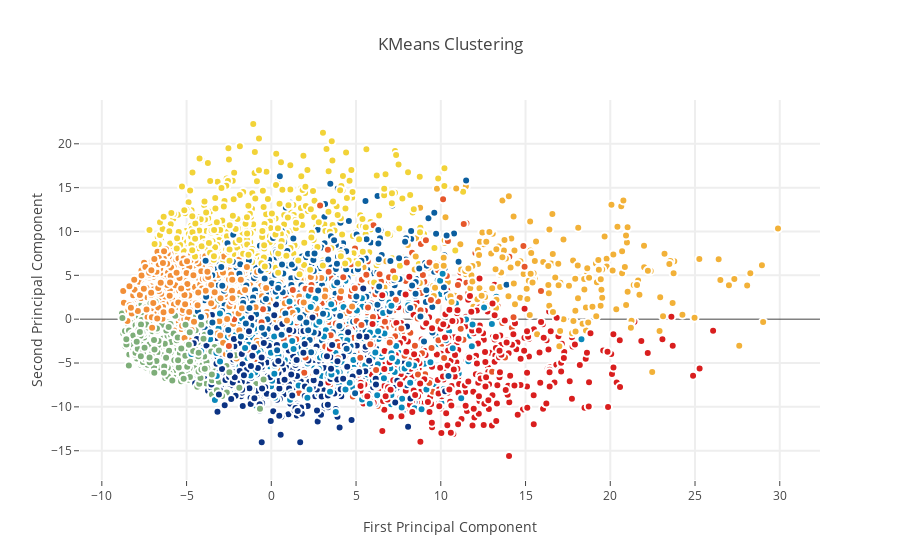

The cell this chart's notebook holds for it:
### Code cell
from sklearn.cluster import KMeans # KMeans clustering 
# Set a KMeans clustering with 9 components ( 9 chosen sneakily ;) as hopefully we get back our 9 class labels)
kmeans = KMeans(n_clusters=9)
# Compute cluster centers and predict cluster indices
X_clustered = kmeans.fit_predict(X_5d)

trace_Kmeans = go.Scatter(x=X_5d[:, 0], y= X_5d[:, 1], mode="markers",
                    showlegend=False,
                    marker=dict(
                            size=8,
                            color = X_clustered,
                            colorscale = 'Portland',
                            showscale=False, 
                            line = dict(
            width = 2,
            color = 'rgb(255, 255, 255)'
        )
                   ))

layout = go.Layout(
    title= 'KMeans Clustering',
    hovermode= 'closest',
    xaxis= dict(
         title= 'First Principal Component',
        ticklen= 5,
        zeroline= False,
        gridwidth= 2,
    ),
    yaxis=dict(
        title= 'Second Principal Component',
        ticklen= 5,
        gridwidth= 2,
    ),
    showlegend= True
)

data = [trace_Kmeans]
fig1 = dict(data=data, layout= layout)
# fig1.append_trace(contour_list)
py.iplot(fig1, filename="svm")

### Figure 1 — Plotly figure (JSON) as saved in the notebook; plotly's stock layout.template omitted (floating-point values rounded to 4 significant figures; data arrays with more than 128 entries replaced by an {"elided": "..."} marker saying what was removed)
{"data": [{"marker": {"color": {"elided": "6000 int values"}, "colorscale": "Portland", "line": {"color": "rgb(255, 255, 255)", "width": 2}, "showscale": false, "size": 8}, "mode": "markers", "showlegend": false, "type": "scatter", "x": {"elided": "6000 float values"}, "y": {"elided": "6000 float values"}}], "layout": {"hovermode": "closest", "showlegend": true, "title": "KMeans Clustering", "xaxis": {"gridwidth": 2, "ticklen": 5, "title": "First Principal Component", "zeroline": false}, "yaxis": {"gridwidth": 2, "ticklen": 5, "title": "Second Principal Component"}}}
